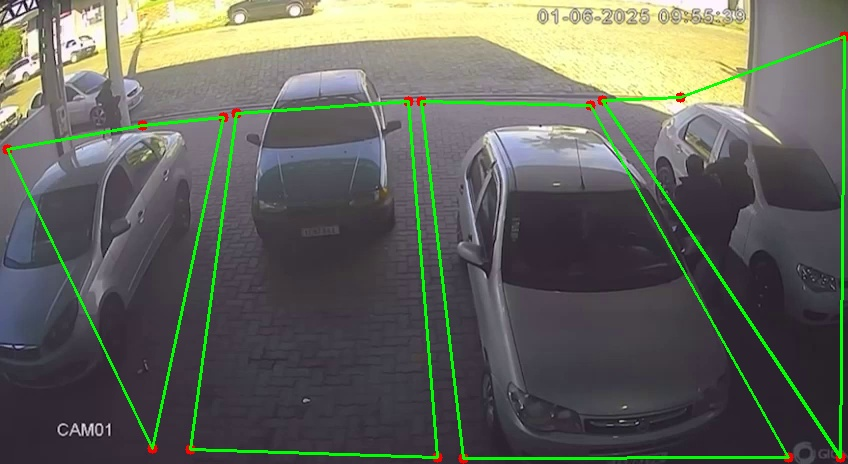
#> input picture Mapeador de Vagas com 4 Pontos.jpeg, 848 x 464 px, given in place of video.mp4, which was not available
$ python estacionamento.py
#> lines starting #> are read from the running program, lines starting #| are printed output that depends on the picture; after the words box and inside, x2 and y2 are one past the last pixel; in counts of white or black regions, pixels touching at a corner belong together; pictures that were not available may be replaced by others from this repository, and a replacement may not be noted
import cv2
import numpy as np
import time
from collections import deque

VIDEO_SOURCE = 'video.mp4'

VAGAS_COORDENADAS = [
    ((244, 99), (399, 85), (406, 388), (223, 387)),
    ((439, 85), (449, 384), (735, 377), (598, 84)),
    ((631, 89), (784, 372), (844, 163), (715, 80)),
    ((134, 121), (218, 116), (156, 390), (1, 214))
]

class DetectorVagas:
    def __init__(self):
        self.historico_vagas = [deque(maxlen=7) for _ in VAGAS_COORDENADAS]
        self.config = {
            'min_contour_area': 400,
            'max_contour_area': 50000,
            'threshold_area_total': 1000,
            'blur_kernel': (5, 5),
            'canny_min': 50,
            'canny_max': 150,
            'morph_kernel_size': (3, 3)
        }

    def detectar_ocupacao(self, frame, pontos_vaga):
        """Detecta se a vaga está ocupada usando contornos"""
        cinza = cv2.cvtColor(frame, cv2.COLOR_BGR2GRAY)
        blur = cv2.GaussianBlur(cinza, self.config['blur_kernel'], 0)
        edges = cv2.Canny(blur, self.config['canny_min'], self.config['canny_max'])

        kernel = np.ones(self.config['morph_kernel_size'], np.uint8)
        edges = cv2.morphologyEx(edges, cv2.MORPH_CLOSE, kernel)
        edges = cv2.dilate(edges, kernel, iterations=1)

        mask = np.zeros_like(cinza)
        pts = np.array(pontos_vaga, np.int32)
        cv2.fillPoly(mask, [pts], 255)
        vaga_edges = cv2.bitwise_and(edges, edges, mask=mask)

        contornos, _ = cv2.findContours(vaga_edges, cv2.RETR_EXTERNAL, cv2.CHAIN_APPROX_SIMPLE)

        area_total = 0
        contornos_significativos = 0
        for c in contornos:
            area = cv2.contourArea(c)
            if self.config['min_contour_area'] < area < self.config['max_contour_area']:
                area_total += area
                contornos_significativos += 1

        ocupada = contornos_significativos > 0 and area_total > self.config['threshold_area_total']
        return ocupada

    def suavizar_deteccao(self, historico, nova_deteccao):
        """Reduz oscilações nas detecções usando histórico"""
        historico.append(nova_deteccao)
        return sum(historico) > len(historico) // 2

    def extrair_cor(self, frame, pontos_vaga):
        """Detecta a cor predominante do veículo usando HSV e moda do Hue"""
        mask = np.zeros(frame.shape[:2], np.uint8)
        pts = np.array(pontos_vaga, np.int32)
        cv2.fillPoly(mask, [pts], 255)

        kernel = np.ones((45, 45), np.uint8)
        mask_eroded = cv2.erode(mask, kernel, iterations=1)

        hsv = cv2.cvtColor(frame, cv2.COLOR_BGR2HSV)
        hsv_masked = cv2.bitwise_and(hsv, hsv, mask=mask_eroded)

        h, s, v = cv2.split(hsv_masked)

        h_values = h[mask_eroded == 255]
        s_values = s[mask_eroded == 255]
        v_values = v[mask_eroded == 255]

        if len(h_values) == 0:
            return "Indefinida"

        hist = cv2.calcHist([h_values], [0], None, [180], [0, 180])
        hue_dominante = np.argmax(hist)
        s_media = np.mean(s_values)
        v_media = np.mean(v_values)

        if v_media < 50:
            return "Preto"
        if v_media > 200 and s_media < 50:
            return "Branco"
        if s_media < 50:
            return "Cinza"

        if hue_dominante < 10 or hue_dominante > 160:
            return "Vermelho"
        elif 10 < hue_dominante <= 25:
            return "Amarelo"
        elif 25 < hue_dominante <= 85:
            return "Verde"
        elif 85 < hue_dominante <= 135:
            return "Azul"
        else:
            return "Outra"

def main():
    detector = DetectorVagas()
    cap = cv2.VideoCapture(VIDEO_SOURCE)

    if not cap.isOpened():
        print("Erro ao abrir o vídeo.")
        return

    print("Detector de Vagas iniciado. Pressione ESC para sair.")

    while True:
        ret, frame = cap.read()
#> frame is the input picture: shape (464, 848, 3); mean B, G, R 92.1, 102, 99
        if not ret:
            cap.set(cv2.CAP_PROP_POS_FRAMES, 0)
            continue

        vagas_livres = 0
        for i, vaga in enumerate(VAGAS_COORDENADAS):
            ocupada_bruta = detector.detectar_ocupacao(frame, vaga)
            ocupada = detector.suavizar_deteccao(detector.historico_vagas[i], ocupada_bruta)

            pts = np.array(vaga, np.int32)
            cor_borda = (0, 0, 255) if ocupada else (0, 255, 0)
            cv2.polylines(frame, [pts], True, cor_borda, 3)

            x, y = vaga[0]
            status = "OCUPADA" if ocupada else "LIVRE"
            cv2.putText(frame, f"Vaga {i+1}: {status}", (x, y - 10),
                        cv2.FONT_HERSHEY_SIMPLEX, 0.6, cor_borda, 2)

            if ocupada:
                cor = detector.extrair_cor(frame, vaga)
                cv2.putText(frame, f"Cor: {cor}", (x, y + 15),
                            cv2.FONT_HERSHEY_SIMPLEX, 0.5, cor_borda, 1)
            else:
                vagas_livres += 1
#> this loop made 4 passes
#> (hue_dominante in extrair_cor, s_media in extrair_cor, v_media in extrair_cor) on passes 1 to 4: (145, 29.01, 76.15), (142, 32.18, 91.45), (124, 27.33, 87.2), (130, 27.29, 92.39)
#> pass 1, in detectar_ocupacao, `cinza = cv2.cvtColor(frame, cv2.COLOR_BGR2GRAY)`:
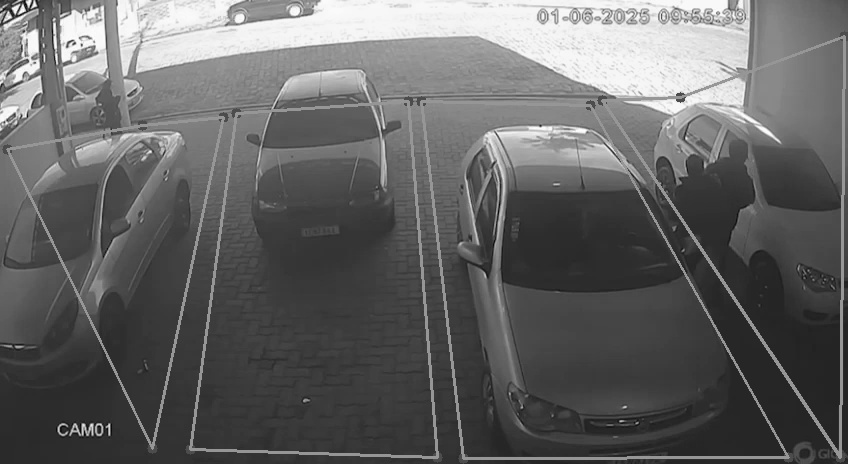
#> cinza: shape (464, 848); min 2, max 254, mean 100
#> pass 1, in detectar_ocupacao, `edges = cv2.Canny(blur, self.config['canny_min'], self.config['canny_m..`:
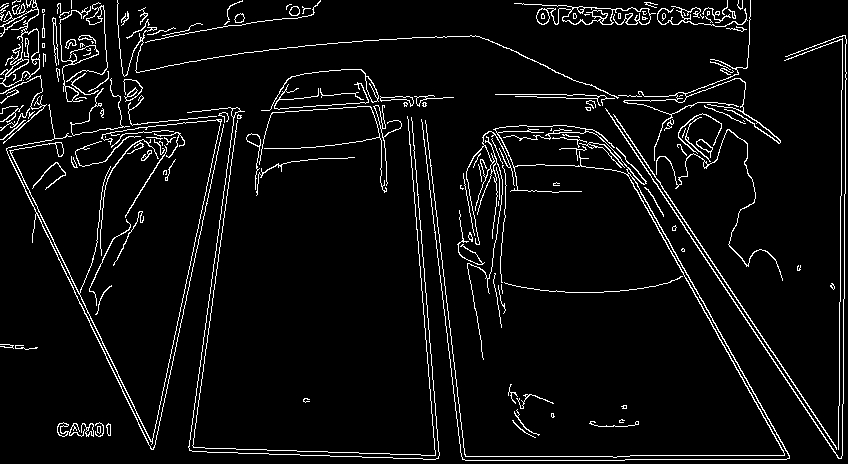
#> edges: shape (464, 848); 5.5% white in thin lines or dots
#> pass 1, in detectar_ocupacao, `edges = cv2.morphologyEx(edges, cv2.MORPH_CLOSE, kernel)`:
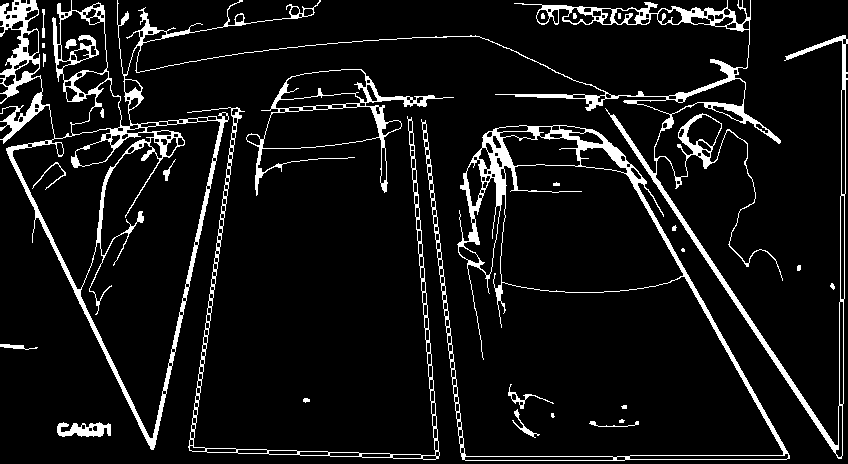
#> edges: shape (464, 848); 8.2% white; 28 white regions (5 under 20 px), largest, box (x1, y1, x2, y2) and area: (0, 0, 848, 459) 19010, (421, 119, 790, 461) 7152, (187, 107, 440, 460) 2398
#> after the loop:
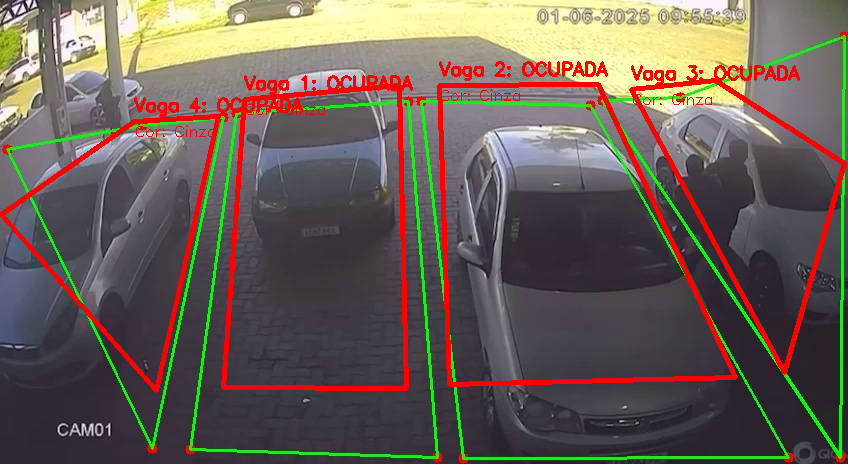
#> frame: shape (464, 848, 3); 5.71% of pixels changed, all inside (x1, y1, x2, y2) = (0, 61, 847, 393)
#> after the loop, vagas_livres = 0

        texto = f"Vagas livres: {vagas_livres} / {len(VAGAS_COORDENADAS)}"
#> texto = 'Vagas livres: 0 / 4'
        posicao = (20, 40)
        (tam, _) = cv2.getTextSize(texto, cv2.FONT_HERSHEY_SIMPLEX, 1, 2)
#> tam = (310, 22)
        w_texto, h_texto = tam
#> w_texto = 310; h_texto = 22
        cv2.rectangle(frame, (posicao[0] - 10, posicao[1] - h_texto - 10),
                      (posicao[0] + w_texto + 10, posicao[1] + 10),
                      (0, 0, 0), -1)
        cv2.putText(frame, texto, posicao, cv2.FONT_HERSHEY_SIMPLEX, 1, (0, 255, 0), 2)
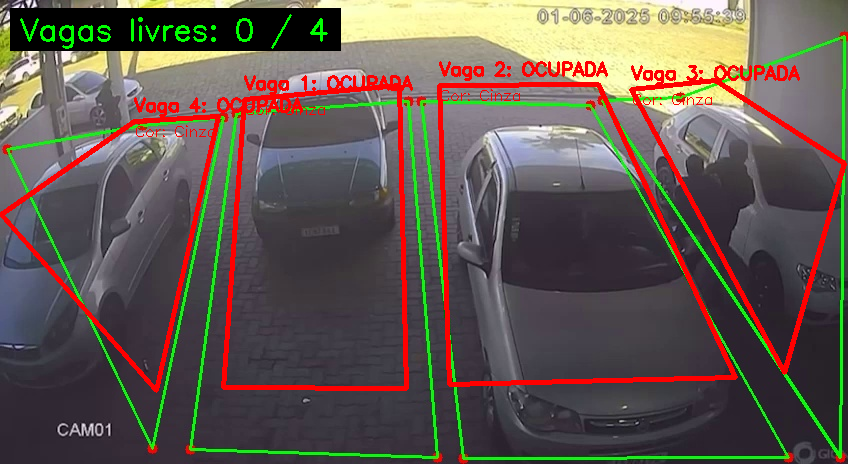
#> frame: shape (464, 848, 3); mean B, G, R 80.7, 89.1, 99.7

        cv2.imshow("Detector de Vagas", frame)

        if cv2.waitKey(30) & 0xFF == 27:
#> (key Esc is pressed here)
            break

    cap.release()
    cv2.destroyAllWindows()
    print("Programa finalizado.")

if __name__ == "__main__":
    main()
